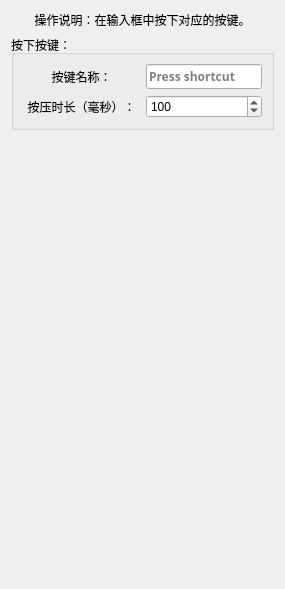
       <widget class="QWidget" name="tab_7">
        <attribute name="title">
         <string>按下键盘</string>
        </attribute>
        <layout class="QVBoxLayout" name="verticalLayout_10">
         <item>
          <widget class="QLabel" name="label_24">
           <property name="text">
            <string>操作说明：在输入框中按下对应的按键。</string>
           </property>
           <property name="alignment">
            <set>Qt::AlignCenter</set>
           </property>
           <property name="wordWrap">
            <bool>false</bool>
           </property>
          </widget>
         </item>
         <item>
          <widget class="QGroupBox" name="groupBox_65">
           <property name="title">
            <string>按下按键：</string>
           </property>
           <layout class="QGridLayout" name="gridLayout_62" columnstretch="1,1" rowminimumheight="1,1" columnminimumwidth="0,0">
            <item row="0" column="0">
             <widget class="QLabel" name="label_163">
              <property name="text">
               <string>按键名称：</string>
              </property>
              <property name="alignment">
               <set>Qt::AlignCenter</set>
              </property>
             </widget>
            </item>
            <item row="0" column="1">
             <widget class="QKeySequenceEdit" name="keySequenceEdit">
              <property name="font">
               <font>
                <family>微软雅黑</family>
                <weight>75</weight>
                <bold>true</bold>
               </font>
              </property>
              <property name="layoutDirection">
               <enum>Qt::LeftToRight</enum>
              </property>
             </widget>
            </item>
            <item row="1" column="0">
             <widget class="QLabel" name="label_167">
              <property name="text">
               <string>按压时长（毫秒）：</string>
              </property>
              <property name="alignment">
               <set>Qt::AlignCenter</set>
              </property>
             </widget>
            </item>
            <item row="1" column="1">
             <widget class="QSpinBox" name="spinBox_27">
              <property name="minimum">
               <number>1</number>
              </property>
              <property name="maximum">
               <number>1000000</number>
              </property>
              <property name="value">
               <number>100</number>
              </property>
             </widget>
            </item>
           </layout>
          </widget>
         </item>
         <item>
          <spacer name="verticalSpacer_36">
           <property name="orientation">
            <enum>Qt::Vertical</enum>
           </property>
           <property name="sizeHint" stdset="0">
            <size>
             <width>20</width>
             <height>448</height>
            </size>
           </property>
          </spacer>
         </item>
        </layout>
       </widget>
